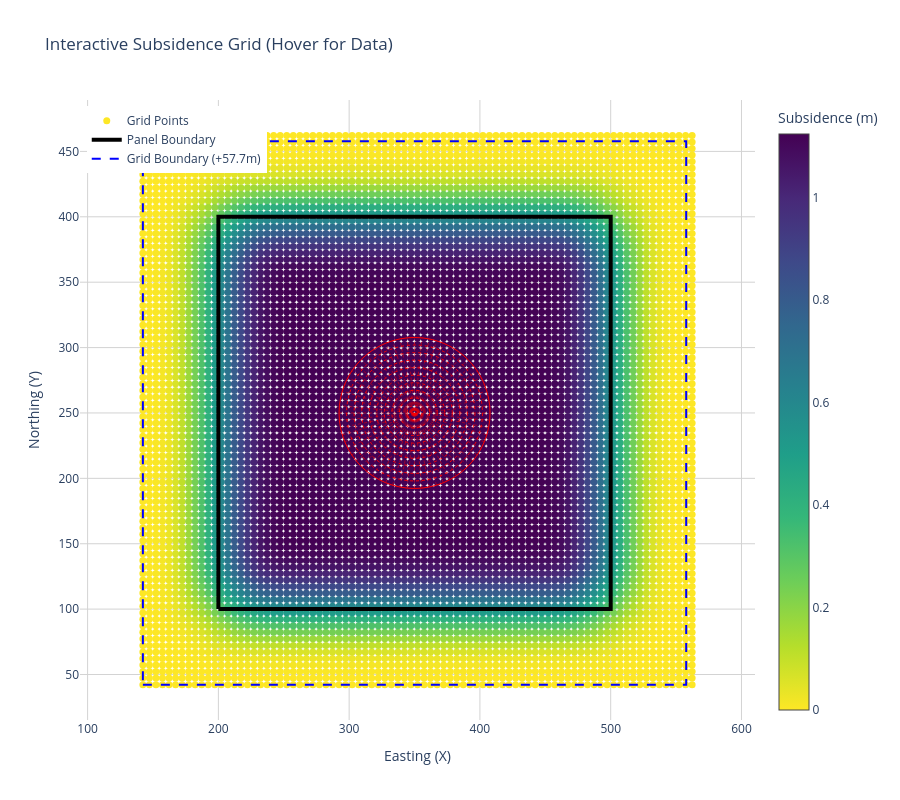

The notebook cell this image was saved under:
### Code cell
# --- REVISED SECTION 7: INTERACTIVE VISUALIZATION ---
import plotly.graph_objects as go
import numpy as np

fig = go.Figure()

# 1. Plot the Grid Points with Interactive Hover
fig.add_trace(go.Scatter(
    x=df_results['Easting_X'],
    y=df_results['Northing_Y'],
    mode='markers',
    marker=dict(
        size=7,
        color=df_results['Subsidence_S'], # Color points by subsidence value
        colorscale='Viridis',
        reversescale=True,
        showscale=True,
        colorbar=dict(title="Subsidence (m)")
    ),
    text=df_results['Subsidence_S'],
    hovertemplate=
    "<b>Easting:</b> %{x:.2f}<br>" +
    "<b>Northing:</b> %{y:.2f}<br>" +
    "<b>Subsidence:</b> %{text:.4f} m<extra></extra>", # <extra></extra> hides secondary trace labels
    name="Grid Points"
))

# 2. Plot the Panel Boundary
panel_x, panel_y = panel_poly.exterior.xy
fig.add_trace(go.Scatter(
    x=list(panel_x),
    y=list(panel_y),
    mode='lines',
    line=dict(color='black', width=4),
    hoverinfo='skip',
    name='Panel Boundary'
))

# 3. Plot the Grid Boundary (Expanded by R)
fig.add_trace(go.Scatter(
    x=[grid_min_x, grid_max_x, grid_max_x, grid_min_x, grid_min_x],
    y=[grid_min_y, grid_min_y, grid_max_y, grid_max_y, grid_min_y],
    mode='lines',
    line=dict(color='blue', width=2, dash='dash'),
    hoverinfo='skip',
    name=f'Grid Boundary (+{R:.1f}m)'
))

# 4. Draw Sample Influence Circle (10 Rings, 64 Sectors)
# Centering the sample circle in the middle of the panel boundary
center_x = (min_x + max_x) / 2
center_y = (min_y + max_y) / 2

# Draw the 10 Rings
for i in range(1, 11):
    radius = i * (R / 10)
    fig.add_shape(
        type="circle",
        x0=center_x - radius, y0=center_y - radius,
        x1=center_x + radius, y1=center_y + radius,
        line=dict(color="red", width=1, dash="dot" if i < 10 else "solid")
    )

# Draw the 64 Sectors (Drawing 32 lines completely across the diameter creates 64 slices)
for i in range(32):
    angle = i * (np.pi / 32)
    dx = R * np.cos(angle)
    dy = R * np.sin(angle)
    fig.add_shape(
        type="line",
        x0=center_x - dx, y0=center_y - dy,
        x1=center_x + dx, y1=center_y + dy,
        line=dict(color="red", width=0.5, dash="dot")
    )

# 5. Format the Layout
fig.update_layout(
    title="Interactive Subsidence Grid (Hover for Data)",
    xaxis_title="Easting (X)",
    yaxis_title="Northing (Y)",
    yaxis=dict(scaleanchor="x", scaleratio=1), # Forces Equal Aspect Ratio (Perfect Circles)
    width=900,
    height=800,
    plot_bgcolor='white',
    hovermode="closest",
    legend=dict(yanchor="top", y=0.99, xanchor="left", x=0.01) # Move legend to top left
)

# Add faint gridlines
fig.update_xaxes(showgrid=True, gridwidth=1, gridcolor='LightGray')
fig.update_yaxes(showgrid=True, gridwidth=1, gridcolor='LightGray')

# Display the interactive plot
fig.show()

### Figure 1 — Plotly figure (JSON) as saved in the notebook; plotly's stock layout.template omitted (floating-point values rounded to 4 significant figures; data arrays with more than 128 entries replaced by an {"elided": "..."} marker saying what was removed)
{"data": [{"hovertemplate": "<b>Easting:</b> %{x:.2f}<br><b>Northing:</b> %{y:.2f}<br><b>Subsidence:</b> %{text:.4f} m<extra></extra>", "marker": {"color": {"elided": "7225 float values"}, "colorbar": {"title": {"text": "Subsidence (m)"}}, "colorscale": [[0, "#440154"], [0.1111, "#482878"], [0.2222, "#3e4989"], [0.3333, "#31688e"], [0.4444, "#26828e"], [0.5556, "#1f9e89"], [0.6667, "#35b779"], [0.7778, "#6ece58"], [0.8889, "#b5de2b"], [1, "#fde725"]], "reversescale": true, "showscale": true, "size": 7}, "mode": "markers", "name": "Grid Points", "text": {"elided": "7225 float values"}, "type": "scatter", "x": {"elided": "7225 float values"}, "y": {"elided": "7225 float values"}}, {"hoverinfo": "skip", "line": {"color": "black", "width": 4}, "mode": "lines", "name": "Panel Boundary", "type": "scatter", "x": [200, 500, 500, 200, 200], "y": [100, 100, 400, 400, 100]}, {"hoverinfo": "skip", "line": {"color": "blue", "dash": "dash", "width": 2}, "mode": "lines", "name": "Grid Boundary (+57.7m)", "type": "scatter", "x": [142.3, 557.7, 557.7, 142.3, 142.3], "y": [42.26, 42.26, 457.7, 457.7, 42.26]}], "layout": {"height": 800, "hovermode": "closest", "legend": {"x": 0.01, "xanchor": "left", "y": 0.99, "yanchor": "top"}, "plot_bgcolor": "white", "shapes": [{"line": {"color": "red", "dash": "dot", "width": 1}, "type": "circle", "x0": 344.2, "x1": 355.8, "y0": 244.2, "y1": 255.8}, {"line": {"color": "red", "dash": "dot", "width": 1}, "type": "circle", "x0": 338.5, "x1": 361.5, "y0": 238.5, "y1": 261.5}, {"line": {"color": "red", "dash": "dot", "width": 1}, "type": "circle", "x0": 332.7, "x1": 367.3, "y0": 232.7, "y1": 267.3}, {"line": {"color": "red", "dash": "dot", "width": 1}, "type": "circle", "x0": 326.9, "x1": 373.1, "y0": 226.9, "y1": 273.1}, {"line": {"color": "red", "dash": "dot", "width": 1}, "type": "circle", "x0": 321.1, "x1": 378.9, "y0": 221.1, "y1": 278.9}, {"line": {"color": "red", "dash": "dot", "width": 1}, "type": "circle", "x0": 315.4, "x1": 384.6, "y0": 215.4, "y1": 284.6}, {"line": {"color": "red", "dash": "dot", "width": 1}, "type": "circle", "x0": 309.6, "x1": 390.4, "y0": 209.6, "y1": 290.4}, {"line": {"color": "red", "dash": "dot", "width": 1}, "type": "circle", "x0": 303.8, "x1": 396.2, "y0": 203.8, "y1": 296.2}, {"line": {"color": "red", "dash": "dot", "width": 1}, "type": "circle", "x0": 298.0, "x1": 402.0, "y0": 198.0, "y1": 302.0}, {"line": {"color": "red", "dash": "solid", "width": 1}, "type": "circle", "x0": 292.3, "x1": 407.7, "y0": 192.3, "y1": 307.7}, {"line": {"color": "red", "dash": "dot", "width": 0.5}, "type": "line", "x0": 292.3, "x1": 407.7, "y0": 250, "y1": 250}, {"line": {"color": "red", "dash": "dot", "width": 0.5}, "type": "line", "x0": 292.5, "x1": 407.5, "y0": 244.3, "y1": 255.7}, {"line": {"color": "red", "dash": "dot", "width": 0.5}, "type": "line", "x0": 293.4, "x1": 406.6, "y0": 238.7, "y1": 261.3}, {"line": {"color": "red", "dash": "dot", "width": 0.5}, "type": "line", "x0": 294.8, "x1": 405.2, "y0": 233.2, "y1": 266.8}, {"line": {"color": "red", "dash": "dot", "width": 0.5}, "type": "line", "x0": 296.7, "x1": 403.3, "y0": 227.9, "y1": 272.1}, {"line": {"color": "red", "dash": "dot", "width": 0.5}, "type": "line", "x0": 299.1, "x1": 400.9, "y0": 222.8, "y1": 277.2}, {"line": {"color": "red", "dash": "dot", "width": 0.5}, "type": "line", "x0": 302.0, "x1": 398.0, "y0": 217.9, "y1": 282.1}, {"line": {"color": "red", "dash": "dot", "width": 0.5}, "type": "line", "x0": 305.4, "x1": 394.6, "y0": 213.4, "y1": 286.6}, {"line": {"color": "red", "dash": "dot", "width": 0.5}, "type": "line", "x0": 309.2, "x1": 390.8, "y0": 209.2, "y1": 290.8}, {"line": {"color": "red", "dash": "dot", "width": 0.5}, "type": "line", "x0": 313.4, "x1": 386.6, "y0": 205.4, "y1": 294.6}, {"line": {"color": "red", "dash": "dot", "width": 0.5}, "type": "line", "x0": 317.9, "x1": 382.1, "y0": 202.0, "y1": 298.0}, {"line": {"color": "red", "dash": "dot", "width": 0.5}, "type": "line", "x0": 322.8, "x1": 377.2, "y0": 199.1, "y1": 300.9}, {"line": {"color": "red", "dash": "dot", "width": 0.5}, "type": "line", "x0": 327.9, "x1": 372.1, "y0": 196.7, "y1": 303.3}, {"line": {"color": "red", "dash": "dot", "width": 0.5}, "type": "line", "x0": 333.2, "x1": 366.8, "y0": 194.8, "y1": 305.2}, {"line": {"color": "red", "dash": "dot", "width": 0.5}, "type": "line", "x0": 338.7, "x1": 361.3, "y0": 193.4, "y1": 306.6}, {"line": {"color": "red", "dash": "dot", "width": 0.5}, "type": "line", "x0": 344.3, "x1": 355.7, "y0": 192.5, "y1": 307.5}, {"line": {"color": "red", "dash": "dot", "width": 0.5}, "type": "line", "x0": 350, "x1": 350, "y0": 192.3, "y1": 307.7}, {"line": {"color": "red", "dash": "dot", "width": 0.5}, "type": "line", "x0": 355.7, "x1": 344.3, "y0": 192.5, "y1": 307.5}, {"line": {"color": "red", "dash": "dot", "width": 0.5}, "type": "line", "x0": 361.3, "x1": 338.7, "y0": 193.4, "y1": 306.6}, {"line": {"color": "red", "dash": "dot", "width": 0.5}, "type": "line", "x0": 366.8, "x1": 333.2, "y0": 194.8, "y1": 305.2}, {"line": {"color": "red", "dash": "dot", "width": 0.5}, "type": "line", "x0": 372.1, "x1": 327.9, "y0": 196.7, "y1": 303.3}, {"line": {"color": "red", "dash": "dot", "width": 0.5}, "type": "line", "x0": 377.2, "x1": 322.8, "y0": 199.1, "y1": 300.9}, {"line": {"color": "red", "dash": "dot", "width": 0.5}, "type": "line", "x0": 382.1, "x1": 317.9, "y0": 202.0, "y1": 298.0}, {"line": {"color": "red", "dash": "dot", "width": 0.5}, "type": "line", "x0": 386.6, "x1": 313.4, "y0": 205.4, "y1": 294.6}, {"line": {"color": "red", "dash": "dot", "width": 0.5}, "type": "line", "x0": 390.8, "x1": 309.2, "y0": 209.2, "y1": 290.8}, {"line": {"color": "red", "dash": "dot", "width": 0.5}, "type": "line", "x0": 394.6, "x1": 305.4, "y0": 213.4, "y1": 286.6}, {"line": {"color": "red", "dash": "dot", "width": 0.5}, "type": "line", "x0": 398.0, "x1": 302.0, "y0": 217.9, "y1": 282.1}, {"line": {"color": "red", "dash": "dot", "width": 0.5}, "type": "line", "x0": 400.9, "x1": 299.1, "y0": 222.8, "y1": 277.2}, {"line": {"color": "red", "dash": "dot", "width": 0.5}, "type": "line", "x0": 403.3, "x1": 296.7, "y0": 227.9, "y1": 272.1}, {"line": {"color": "red", "dash": "dot", "width": 0.5}, "type": "line", "x0": 405.2, "x1": 294.8, "y0": 233.2, "y1": 266.8}, {"line": {"color": "red", "dash": "dot", "width": 0.5}, "type": "line", "x0": 406.6, "x1": 293.4, "y0": 238.7, "y1": 261.3}, {"line": {"color": "red", "dash": "dot", "width": 0.5}, "type": "line", "x0": 407.5, "x1": 292.5, "y0": 244.3, "y1": 255.7}], "title": {"text": "Interactive Subsidence Grid (Hover for Data)"}, "width": 900, "xaxis": {"gridcolor": "LightGray", "gridwidth": 1, "showgrid": true, "title": {"text": "Easting (X)"}}, "yaxis": {"gridcolor": "LightGray", "gridwidth": 1, "scaleanchor": "x", "scaleratio": 1, "showgrid": true, "title": {"text": "Northing (Y)"}}}}
